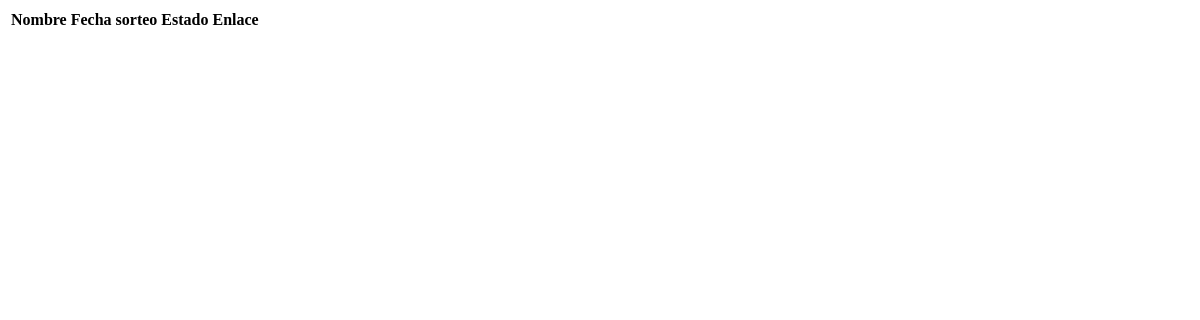
The page /admin/mis-rifas on the database as committed earlier.
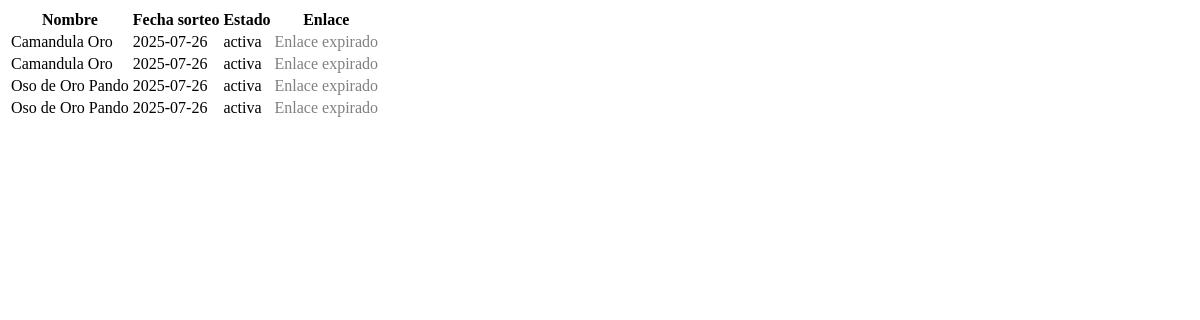
The same page on the database as committed later.
### tables this page shows
CREATE TABLE rifas (
    id INTEGER PRIMARY KEY AUTOINCREMENT,
    negocio_id INTEGER,
    nombre_rifa TEXT,
    descripcion TEXT,
    avaluo_premio INTEGER,
    cifras INTEGER,
    cantidad_numeros INTEGER,
    precio_numero INTEGER,
    fecha_sorteo TEXT,
    numero_ganador TEXT,
    estado TEXT DEFAULT 'activa',
    fecha_creacion TEXT,
    loteria TEXT,
    slug TEXT UNIQUE,
    FOREIGN KEY (negocio_id) REFERENCES negocio(id)
);

### routes/admin_routes.py (the view)
@admin_routes.route('/mis-rifas')
def mis_rifas():
    from datetime import datetime, timedelta
    conn = obtener_conexion()
    conn.row_factory = sqlite3.Row  # Para acceder por nombre
    cursor = conn.cursor()
    cursor.execute("SELECT * FROM rifas ORDER BY fecha_sorteo DESC")
    rifas = cursor.fetchall()
    conn.close()
    rifas_con_enlace = []
    for rifa in rifas:
        enlace = None
        if rifa["fecha_creacion"]:
            fecha_creacion = datetime.strptime(rifa["fecha_creacion"], "%Y-%m-%d %H:%M:%S")
            if datetime.now() - fecha_creacion < timedelta(hours=24):
                enlace = f"/rifa/{rifa['slug']}"
        rifas_con_enlace.append({
            **rifa,
            "enlace": enlace
        })
    return render_template('lista_rifas.html', rifas=rifas_con_enlace)

### database/conexion.py (called while the page is built)
def obtener_conexion():
    return sqlite3.connect('geica_controlrifas.db', timeout=10)  # espera hasta 10s si hay bloqueo

### templates/lista_rifas.html
<table>
  <thead>
    <tr>
      <th>Nombre</th>
      <th>Fecha sorteo</th>
      <th>Estado</th>
      <th>Enlace</th>
    </tr>
  </thead>
  <tbody>
    {% for rifa in rifas %}
      <tr>
        <td>{{ rifa.nombre_rifa }}</td>
        <td>{{ rifa.fecha_sorteo }}</td>
        <td>{{ rifa.estado }}</td>
        <td>
          {% if rifa.enlace %}
            <a href="{{ rifa.enlace }}" target="_blank">🔗 Ver enlace</a>
          {% else %}
            <span style="color: gray;">Enlace expirado</span>
          {% endif %}
        </td>
      </tr>
    {% endfor %}
  </tbody>
</table>

Rows that differ between the two databases and show on the page:
added rifas: nombre_rifa "Camandula Oro", fecha_sorteo "2025-07-26", estado "activa"
added rifas: nombre_rifa "Camandula Oro", fecha_sorteo "2025-07-26", estado "activa"
added rifas: nombre_rifa "Oso de Oro Pando", fecha_sorteo "2025-07-26", estado "activa"
added rifas: nombre_rifa "Oso de Oro Pando", fecha_sorteo "2025-07-26", estado "activa"
